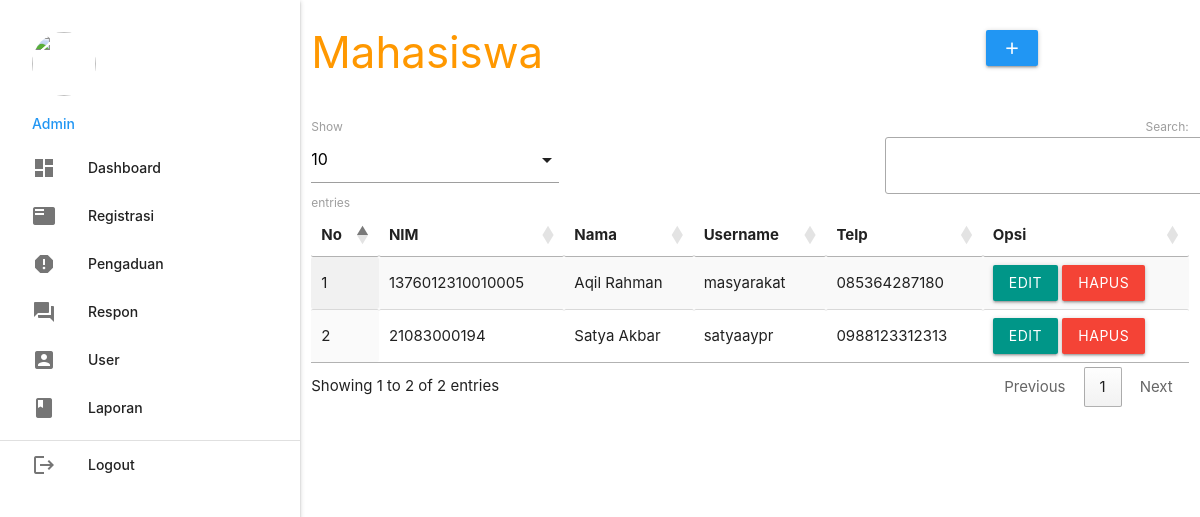
The app's page /admin/index.php?p=registrasi (signed in) with its own data.
### tables this page shows
CREATE TABLE `mahasiswa` (
  `nim` varchar(16) NOT NULL,
  `nama` varchar(35) NOT NULL,
  `username` varchar(25) NOT NULL,
  `password` varchar(255) NOT NULL,
  `telp` varchar(13) NOT NULL
);

### admin/registrasi.php (the view, shortened to what this page needs)
       <div class="row">
         <div class="col s12 m9">
           <h3 class="orange-text">Mahasiswa</h3>
         </div>
         <div class="col s12 m3">
           <div class="section"></div>
           <a class="waves-effect waves-light btn modal-trigger blue" href="#modal1"><i class="material-icons">add</i></a>
         </div>
       </div>
       <table id="example" class="display responsive-table" style="width:100%">
         <thead>
             <tr>
				<th>No</th>
				<th>NIM</th>
				<th>Nama</th>
				<th>Username</th>
				<th>Telp</th>
               	<th>Opsi</th>
             </tr>
         </thead>
         <tbody>
<?php
	$no=1;
	$query = mysqli_query($koneksi,"SELECT * FROM mahasiswa ORDER BY nim ASC");
	while ($r=mysqli_fetch_assoc($query)) { ?>
	<tr>
		<td><?php echo $no++; ?></td>
		<td><?php echo $r['nim']; ?></td>
		<td><?php echo $r['nama']; ?></td>
		<td><?php echo $r['username']; ?></td>
		<td><?php echo $r['telp']; ?></td>
		<td><a class="btn teal modal-trigger" href="#regis_edit?nim=<?php echo $r['nim'] ?>">Edit</a> <a onclick="return confirm('Anda Yakin Ingin Menghapus Y/N')" class="btn red" href="index.php?p=regis_hapus&nim=<?php echo $r['nim'] ?>">Hapus</a></td>
	</tr>
           <?php  }
            ?>
         </tbody>
       </table>

### records on screen
mahasiswa: nim "1376012310010005", nama "Aqil Rahman", username "masyarakat", telp "085364287180"
mahasiswa: nim "21083000194", nama "Satya Akbar", username "satyaaypr", telp "0988123312313"

### other values on screen
$_SESSION['data']['nama_petugas'] "Admin"
